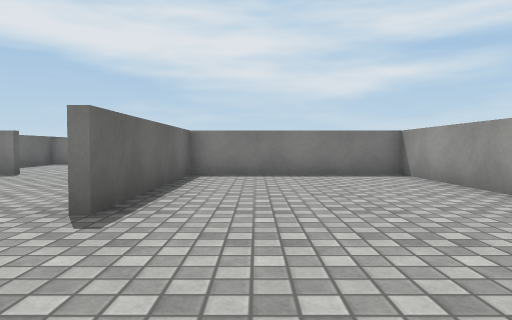
[1] (above)

19 first-person views from a walk through a 3-D level made in the Unity game engine. The camera is 0.62 m above the floor, tilts 2° down and sees 70° across. The floor is counted in squares, 1 m on a side. Each view is taken from the middle of a square. On the plan, view 1 faces up. The plan holds only what a view shows up to about 10 squares ahead; the rest is blank. The place goes on beyond the plan. The player is left out. Surface patterns are stand-ins for the level's own textures.

[2]
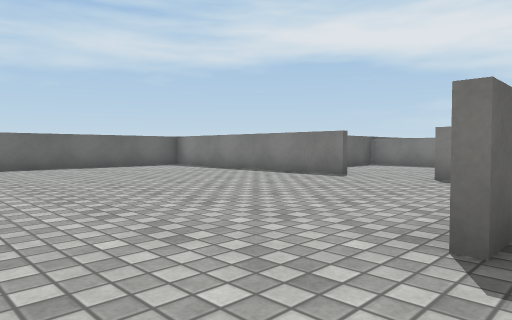

[3]
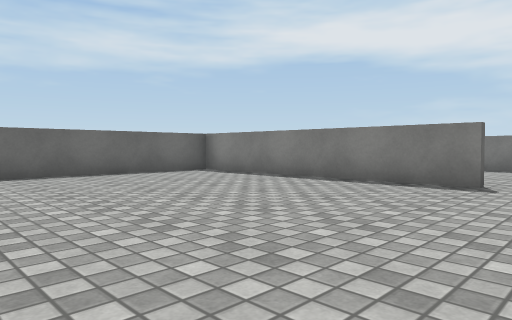

[4]
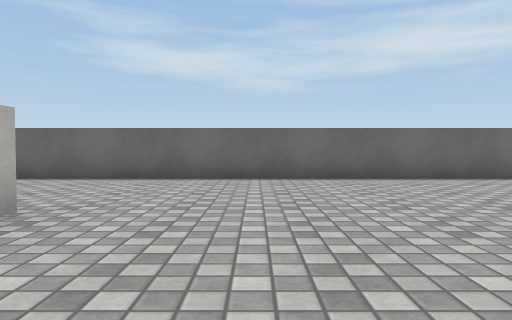

[5]
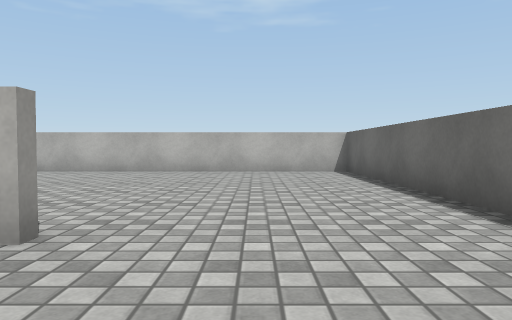

[6]
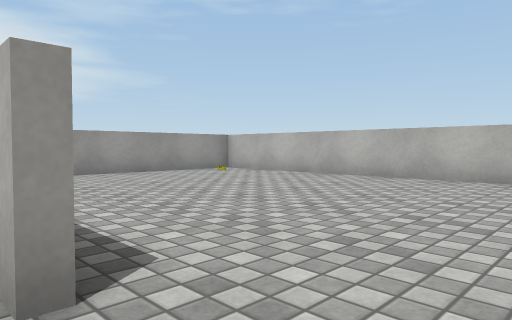

[7]
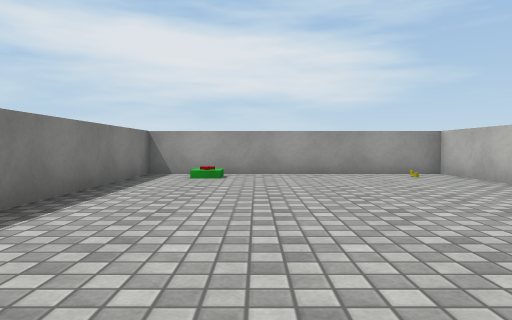

[8]
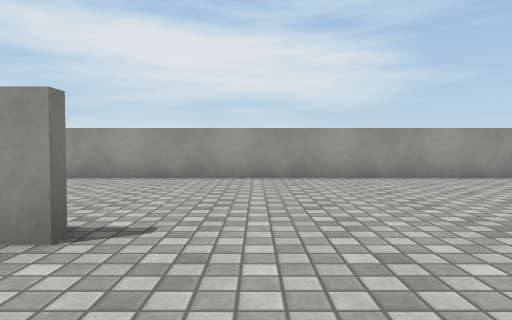

[9]
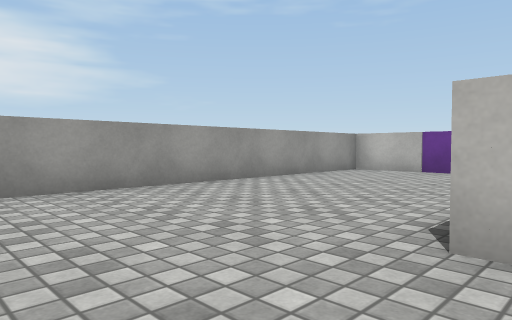

[10]
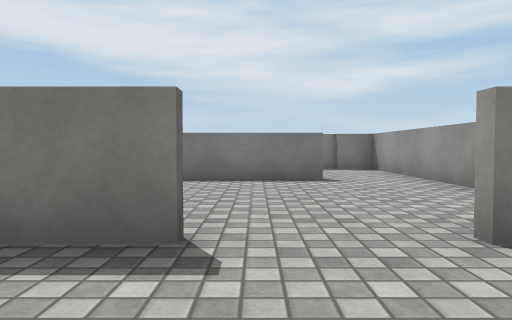

[11]
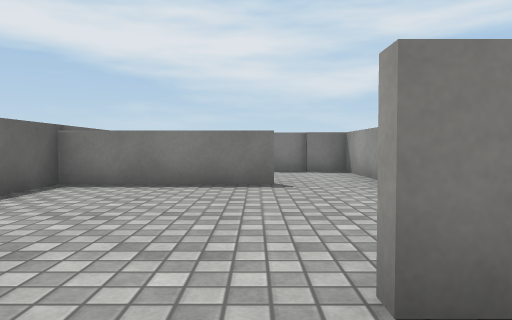

[12]
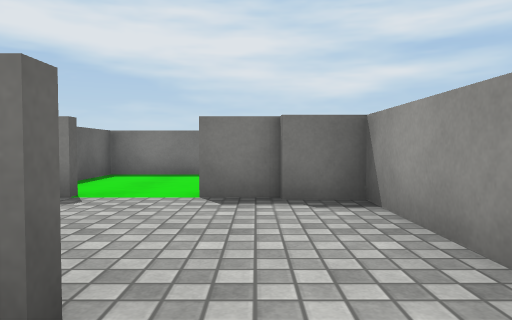

[13]
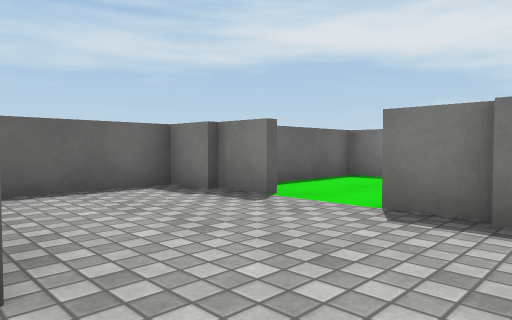

[14]
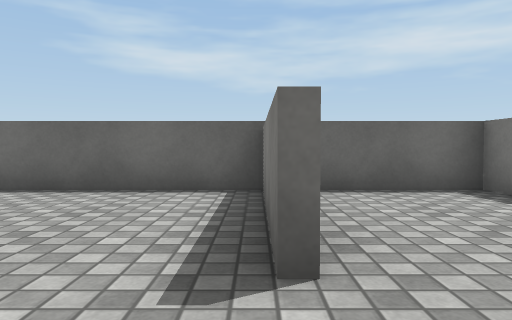

[15]
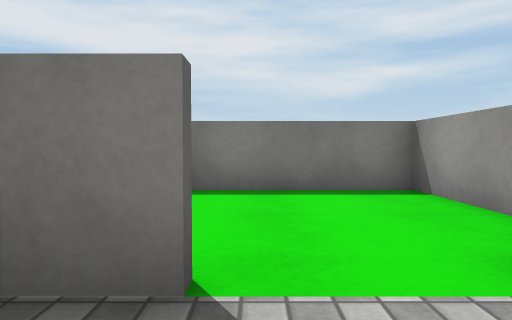

[16]
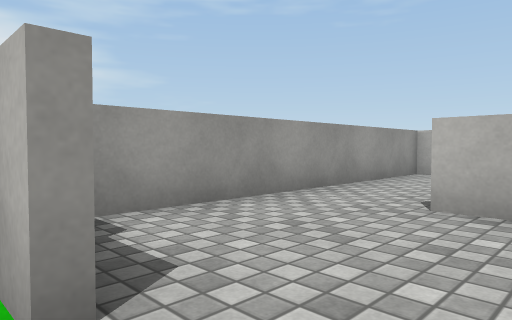

[17]
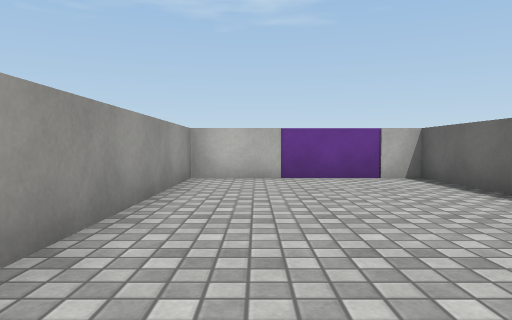

[18]
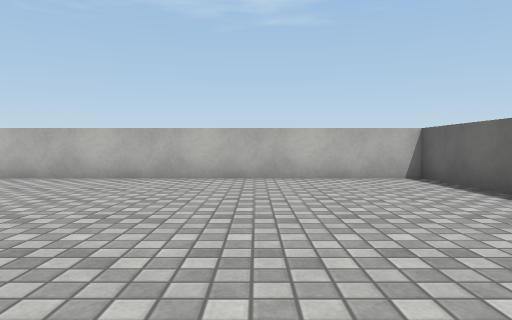

[19]
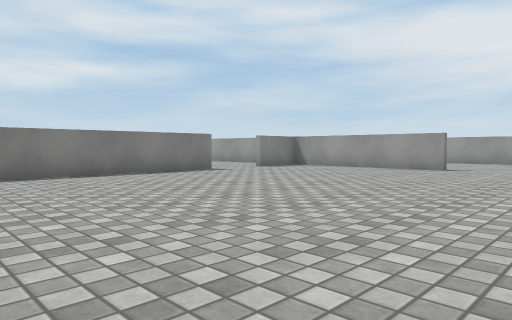

### Floor plan
Points are (right, up) in squares from view 1. A wall is a line through its corners. A room is listed if a view was taken in it or the views show most of it. See-through windows are left out.
Room 1 (views 1, 2, 3, 4, 5, 6, 7, 8, 9, 10, 11, 17, 18, 19)
walls: (-8.6, -0.3) (-8.1, -0.3); (-1.7, 3.3) (-1.7, 3.9); (-1.3, -4.6) (-1.3, -7.3) (3.3, -7.3) (3.3, 8.3) (-1.5, 8.3); (-5.4, 8.3) (-11.9, 8.3); (-3, 8.3) (-3.5, 8.3); (-1.5, 8.5) (-1.5, 3.3); (-12.3, 7.9) (-12.3, -7.3) (-1.5, -7.3) (-1.5, -0.5) (-6.5, -0.5)
ways out: opening at (-4.5, 8) to room 2
objects: other object (-2, -6)
Room 2 (views 12, 13, 14)
walls: (-3.6, 13.1) (-7.3, 13.1) (-7.3, 9.2); (-2.1, 8.5) (-1.5, 8.5); (-1.7, 8.5) (-1.7, 13.6)
ways out: opening at (-4.5, 8) to room 1; opening at (-2.5, 13) to room 3
Room 3 (views 15, 16)
walls: (-5.2, 16.5) (-6.4, 16.5); (-6.2, 16.3) (-7.3, 16.3) (-7.3, 13.9); (-4.4, 13.3) (-3.6, 13.3); (-2.6, 16.5) (-3.8, 16.5); (-1.7, 13.6) (-1.7, 16.3) (-2.8, 16.3)
ways out: opening at (-2.5, 13) to room 2; opening at (-4.5, 17) to room 4
Room 4 (no view inside)
walls: (-2.7, 18.2) (-2.7, 20.3) (-6.3, 20.3) (-6.3, 17.8); (-3.8, 16.7) (-3.1, 16.7)
ways out: opening at (-4.5, 17) to room 3

Where each view was taken, in squares from view 1:
view 1: 0 up, 0 right, facing up
view 2: 1 up, 1 left, facing up-left
view 3: 2 up, 4 left, facing up-left
view 4: 2 up, 5 left, facing left
view 5: 2 up, 10 left, facing down
view 6: 0 up, 10 left, facing down-right
view 7: 3 down, 10 left, facing right
view 8: 2 up, 4 left, facing right
view 9: 2 up, 2 left, facing down-right
view 10: 6 up, 5 left, facing up
view 11: 7 up, 4 left, facing up
view 12: 12 up, 3 left, facing up
view 13: 13 up, 2 left, facing up-left
view 14: 13 up, 2 left, facing left
view 15: 15 up, 5 left, facing up
view 16: 17 up, 5 left, facing down-right
view 17: 0 up, 2 right, facing down
view 18: 0 up, 9 left, facing down
view 19: 0 up, 12 left, facing up-right
